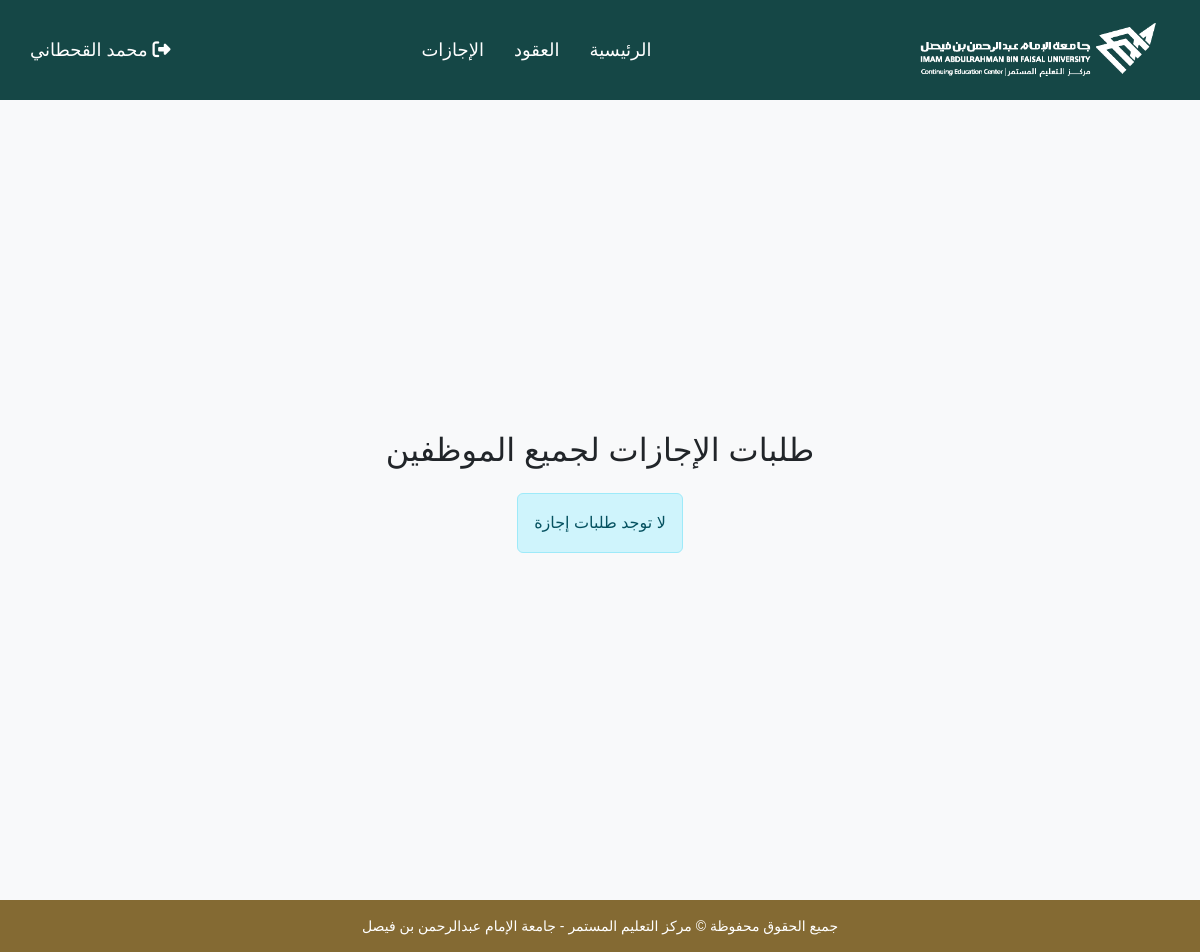
Page /finMain.php (signed in) on the earlier database version.
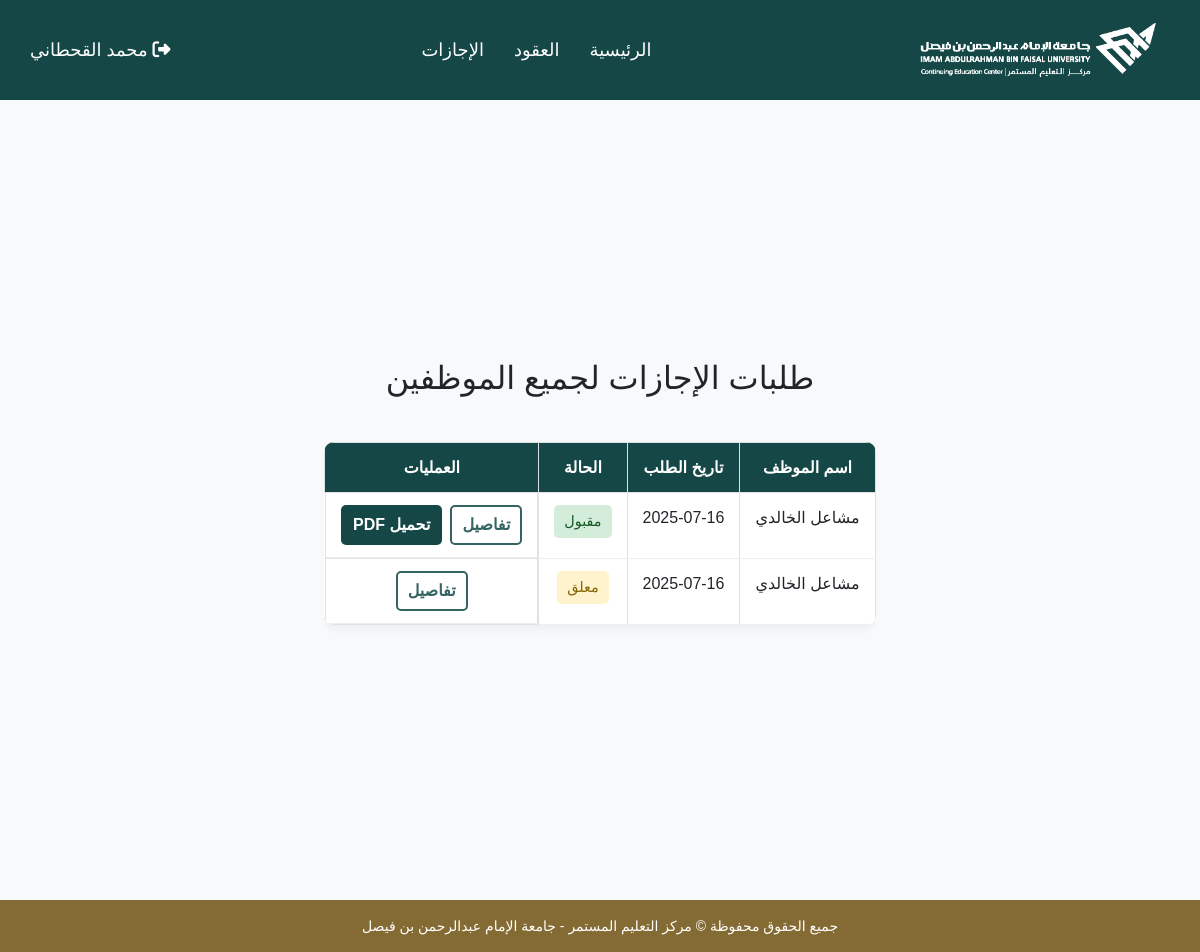
Same page on the later database version.
### tables this page shows
CREATE TABLE `vacation` (
  `vac_id` int(9) NOT NULL,
  `emp_id` int(9) NOT NULL,
  `type` varchar(20) NOT NULL,
  `days` int(11) NOT NULL,
  `start_date` date NOT NULL,
  `end_date` date NOT NULL,
  `application_date` date NOT NULL,
  `assigned_emp` varchar(30) NOT NULL,
  `fin_approval` char(10) NOT NULL,
  `man_approval` varchar(10) NOT NULL
);

CREATE TABLE `employee` (
  `emp_id` int(9) NOT NULL,
  `name` varchar(30) NOT NULL,
  `password` varchar(30) NOT NULL,
  `role` varchar(25) NOT NULL,
  `signature` longblob NOT NULL,
  `last_vac` date NOT NULL,
  `used_days` int(11) NOT NULL,
  `remaining_days` int(11) NOT NULL,
  `email` varchar(50) NOT NULL,
  `address` text NOT NULL,
  `phone` varchar(25) NOT NULL
);

### finMain.php (the view, shortened to what this page needs)
<?php
require_once("db_connect.php");
try {
    $stmt = $conn->prepare("SELECT
        v.vac_id,
        v.application_date,
        v.fin_approval,
        v.man_approval,
        e.name AS employee_name
    FROM vacation v
    JOIN employee e ON v.emp_id = e.emp_id
    ORDER BY v.application_date DESC");
    $stmt->execute();
    $result = $stmt->get_result();
    $vacations = $result->fetch_all(MYSQLI_ASSOC);
} catch (Exception $e) {
    $error = "خطأ في تحميل الطلبات: " . $e->getMessage();
}
?>
<!DOCTYPE html>
<html lang="ar" dir="rtl">
<head>
    <link href="https://cdn.jsdelivr.net/npm/bootstrap@5.3.0/dist/css/bootstrap.rtl.min.css" rel="stylesheet">
    <link href="style.css" rel="stylesheet">
</head>
<body class="bg-light">
<?php include 'header.php'; ?>
<div class="container py-4">
    <h2 class="mb-4">طلبات الإجازات لجميع الموظفين</h2>
    <?php if (!empty($error)): ?>
        <div class="alert alert-danger"><?= htmlspecialchars($error) ?></div>
    <?php elseif (empty($vacations)): ?>
        <div class="alert alert-info">لا توجد طلبات إجازة</div>
    <?php else: ?>
        <div class="table-responsive">
            <table class="vacation-table table table-bordered text-center">
                <thead class="table-light">
                    <tr>
                        <th>اسم الموظف</th>
                        <th>تاريخ الطلب</th>
                        <th>الحالة</th>
                        <th>العمليات</th>
                    </tr>
                </thead>
                <tbody>
                    <?php foreach ($vacations as $vac): ?>
                        <?php
                            $status = 'معلق';
                            $class = 'status-pending';
                            if ($vac['fin_approval'] === 'مقبول') {
                                $status = 'مقبول';
                                $class = 'status-approved';
                            } elseif ($vac['fin_approval'] === 'مرفوض') {
                                $status = 'مرفوض';
                                $class = 'status-rejected';
                            }
                        ?>
                        <tr>
                            <td><?= htmlspecialchars($vac['employee_name']) ?></td>
                            <td><?= date('Y-m-d', strtotime($vac['application_date'])) ?></td>
                            <td><span class="status-badge <?= $class ?>"><?= $status ?></span></td>
                            <td class="d-flex gap-2 justify-content-center flex-wrap">
                                <a href="empVacDet1.php?vac_id=<?= $vac['vac_id'] ?>" class="btn-det">تفاصيل</a>
                                <?php if (($vac['fin_approval'] === 'مقبول' && $vac['man_approval'] === 'معتمد') ||
                                        ($vac['fin_approval'] === 'مرفوض' && $vac['man_approval'] === 'معتمد')): ?>
                                <a href="empVacDet3.php?vac_id=<?= $vac['vac_id'] ?>" class="btn-prnt" target="_blank">تحميل PDF</a>
                                <?php endif; ?>
                            </td>
                        </tr>
                    <?php endforeach; ?>
                </tbody>
            </table>
        </div>
    <?php endif; ?>
</div>
<?php include 'footer.php'; ?>
</body>
</html>

### header.php (shortened to what this page needs)
<?php
  $contractsLink = "login.php";
  $vacationsLink = "login.php";
  if (isset($_SESSION['logged_in']) && $_SESSION['logged_in'] === true) {
    $role = $_SESSION['role'];
    switch ($role) {
      case 'finance':
        $contractsLink = "contractMain.php";
        $vacationsLink = "finMain.php";
        break;
    }
  }
?>
<!DOCTYPE html>
<html lang="en">
<head>
  <link rel="stylesheet" href="style.css">
  <link rel="stylesheet" href="https://cdnjs.cloudflare.com/ajax/libs/font-awesome/6.5.2/css/all.min.css" />
</head>
<body>
  <header>
    <div class="logo">
      <a href="homepage.php">
        <img src="logo_white_no_bg.png" alt="مركز التعليم المستمر">
      </a>
    </div>
    <nav class="main-nav">
      <ul class="nav-links">
        <li><a href="index.php">الرئيسية</a></li>
        <li><a href="<?= $contractsLink ?>">العقود</a></li>
        <li><a href="<?= $vacationsLink ?>">الإجازات</a></li>
      </ul>
    </nav>
    <div class="logging">
      <?php if (isset($_SESSION['logged_in']) && $_SESSION['logged_in'] === true): ?>
        <a class="logged" href="logout.php">
          <i class="fa-solid fa-right-from-bracket"></i>
          <?= htmlspecialchars($_SESSION['name']) ?>
        </a>
      <?php else: ?>
        <a class="logged" href="login.php"><i class="fa-solid fa-user"></i></a>
      <?php endif; ?>
    </div>
  </header>
</body>
</html>

### footer.php (shortened to what this page needs)
  <!DOCTYPE html>
<html lang="en">
<head>
  <link rel="stylesheet" href="style.css">
</head>
<body>
  <footer class="main-footer">
    جميع الحقوق محفوظة © مركز التعليم المستمر - جامعة الإمام عبدالرحمن بن فيصل
  </footer>
</body>
</html>

### style.css (style rules this page uses)
body { background-color: #f0f2f5; font-family: 'Tajawal', sans-serif; line-height: 1.6; }
.container { min-height: 100vh; padding-top: 40px; padding-bottom: 60px; display: flex; justify-content: center; align-items: center; flex-direction: column; align-items: center; font-family: 'Tajawal', sans-serif; }
header { display: flex; justify-content: space-between; align-items: center; background-color: #154746; padding: 15px 30px; color: white; font-size: 18px; }
.logo img { height: 70px; }
.main-nav { display: flex; gap: 40px; }
.nav-links, .logging { list-style: none; display: flex; gap: 30px; margin: 0; padding: 0; }
.nav-links li a, .logging li a, .logged { color: white; text-decoration: none; font-size: 18px; }
footer { background-color: #846A33; color: white; text-align: center; padding: 15px; font-size: 14px; width: 100%; }
.btn-det { color: #346463; background-color: #fff; border: 2px solid #346463; padding: 5px 10px; border-radius: 5px; font-weight: bold; transition: 0.3s ease; text-decoration: none; display: inline-block; }
.btn-prnt { background-color: #154746; color: white; padding: 5px 10px; border: 2px solid transparent; border-radius: 5px; font-weight: bold; transition: 0.3s ease; text-decoration: none; display: inline-block; }
.vacation-table { width: 100%; border-collapse: collapse; margin-top: 20px; background-color: white; border-radius: 10px; overflow: hidden; box-shadow: 0 4px 10px rgba(0, 0, 0, 0.05); }
.vacation-table th { background-color: #154746; color: white; font-weight: bold; padding: 12px 15px; }
.vacation-table td { padding: 12px 15px; text-align: center; border-bottom: 1px solid #eee; }
.vacation-table tr:nth-child(even) { background-color: #f9f9f9; }
.status-badge, .status-pending, .status-approved, .status-rejected { padding: 5px 10px; border-radius: 5px; font-size: 0.9rem; display: inline-block; }
.status-pending { background-color: #fff3cd; color: #856404; }
.status-approved { background-color: #d4edda; color: #155724; }

Differences in the rows shown:
added vacation: emp.name "مشاعل الخالدي", application_date "2025-07-16", fin_approval "مقبول"
added vacation: emp.name "مشاعل الخالدي", application_date "2025-07-16", status "معلق"
Other differences:
text no longer shown: "لا توجد طلبات إجازة"
text now shown: "اسم الموظف تاريخ الطلب الحالة العمليات"
